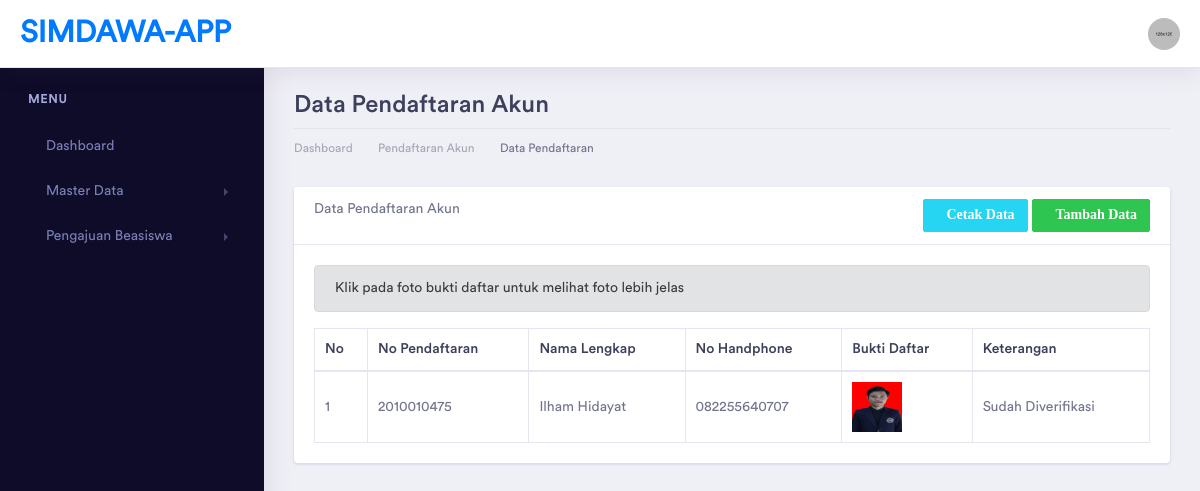
Screenshot of /index.php/pendaftaran with the database file from the repository.
### tables this page shows
CREATE TABLE `pendaftaran_pengguna` (
  `id` int(11) NOT NULL,
  `no_pendaftaran` varchar(20) DEFAULT NULL,
  `nama_lengkap` varchar(75) DEFAULT NULL,
  `no_handphone` varchar(15) DEFAULT NULL,
  `bukti_daftar` varchar(255) DEFAULT NULL,
  `prodi_id` int(11) DEFAULT NULL,
  `keterangan` enum('Sudah Diverifikasi','Belum Diverifikasi','Akun Dibatalkan') DEFAULT NULL
);

### application/controllers/Pendaftaran.php (called while the page is built, shortened)
<?php
class Pendaftaran extends CI_Controller
{
    public function __construct()
    {
        $this->load->model('PendaftaranModel');
    }
    public function index()
    {
        $data['title'] = "Data Beasiswa | SIMDAWA-APP";
        $data['pendaftaran'] = $this->PendaftaranModel->get_pendaftaran();
        $this->load->view('template/header', $data);
        $this->load->view('template/sidebar');
        $this->load->view('pendaftaran/pendaftaran_read', $data);
        $this->load->view('template/footer');
    }
}

### index.php (called while the page is built, shortened)
<?php
require_once BASEPATH.'core/CodeIgniter.php';

### application/models/PendaftaranModel.php (called while the page is built, shortened)
<?php
class PendaftaranModel extends CI_Model
{
    private $tabel = 'pendaftaran_pengguna';
    public function get_pendaftaran()
    {
        return $this->db->get($this->tabel)->result();
    }
}

### application/views/pendaftaran/pendaftaran_read.php (the view, shortened to what this page needs)
<div class="dashboard-wrapper">
    <div class="container-fluid dashboard-content">
        <div class="row">
            <div class="col-xl-12 col-lg-12 col-md-12 col-sm-12 col-12">
                <div class="page-header">
                    <h2 class="pageheader-title">Data Pendaftaran Akun </h2>
                    <div class="page-breadcrumb">
                        <nav aria-label="breadcrumb">
                            <ol class="breadcrumb">
                                <li class="breadcrumb-item"><a href="<?= base_url('home') ?>" class="breadcrumb-link">Dashboard</a></li>
                                <li class="breadcrumb-item"><a href="<?= base_url('pendaftaran') ?>" class="breadcrumb-link">Pendaftaran Akun</a></li>
                                <li class="breadcrumb-item active" aria-current="page">Data Pendaftaran</li>
                            </ol>
                        </nav>
                    </div>
                </div>
            </div>
        </div>
        <div class="row">
            <div class="col-xl-12 col-lg-12 col-md-12 col-sm-12 col-12">
                <div class="card">
                    <div class="card-header">
                        Data Pendaftaran Akun
                        <a href="<?= base_url('pendaftaran/daftar') ?>" class="btn btn-sm btn-success float-right"><i class="fas fa-plus">Tambah Data</i></a>
                        <a href="<?= base_url('pendaftaran/cetak') ?>" class="btn btn-sm btn-info mr-1 float-right"><i class="fas fa-print">Cetak Data</i></a>
                    </div>
                    <div class="card-body">
                        <div class="alert alert-secondary">
                            <div>Klik pada foto bukti daftar untuk melihat foto lebih jelas</div>
                        </div>
                        <table class="table table-bordered" id="mytabel">
                            <thead>
                                <tr>
                                    <th>No</th>
                                    <th>No Pendaftaran</th>
                                    <th>Nama Lengkap</th>
                                    <th>No Handphone</th>
                                    <th>Bukti Daftar</th>
                                    <th>Keterangan</th>
                                </tr>
                            </thead>
                            <tbody>
                                <?php $no = 1;
                                foreach ($pendaftaran as $a) {
                                    $lokasi = base_url('upload/bukti_daftar/' . $a->bukti_daftar);
                                ?>
                                    <tr>
                                        <td><?= $no++ ?></td>
                                        <td><?= $a->no_pendaftaran ?></td>
                                        <td><?= $a->nama_lengkap ?></td>
                                        <td><?= $a->no_handphone ?></td>
                                        <td><a href="<?= $lokasi ?>" target="_blank">
                                                <img src="<?= $lokasi ?>" width='50px' height='50px'></a></td>
                                    <?php
                                    if ($a->keterangan == 'Belum Diverifikasi') :
                                        echo "<td>
                                        <a href=" . base_url('pendaftaran/verifikasi/acc/' . $a->id) . "
                                        class='btn btn-info btn-sm'><i class='fa fa-check'></i> Konfirmasi</a>
                                        <a href=" . base_url('pendaftaran/verifikasi/batal/' . $a->id) . "
                                        class='btn btn-danger btn-sm' onclick='return confirm(\"Ingin batalkan akun ini?\")'><i class='fa fa-ban'></i>
                                        Batalkan</a>
                                        </td>";
                                    else :
                                        echo "<td>" . $a->keterangan . "</td>";
                                    endif;
                                    echo "</tr>";
                                }
                                    ?>
                            </tbody>
                        </table>
                    </div>
                </div>
            </div>
        </div>
    </div>
</div>

### rows the page displays
pendaftaran_pengguna: no_pendaftaran "2010010475", nama_lengkap "Ilham Hidayat", no_handphone "082255640707", bukti_daftar (picture), keterangan "Sudah Diverifikasi"
